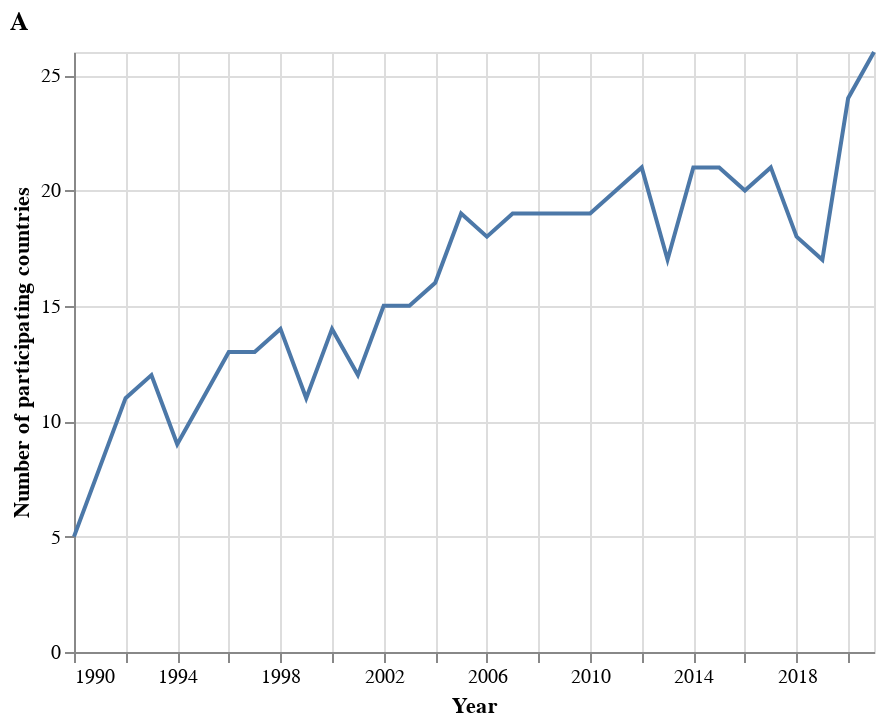

The notebook cell saved with this chart:
### Code cell
source = cntry_num_by_year

alt.Chart(source).mark_line().encode(
    x='Year:T',
    y=alt.Y(
        'Number of participating countries',
    )
).properties(
    title = 'A'
).configure_title(
    anchor='start',  
)

### Figure 1 — Vega-Lite specification as saved in the notebook (floating-point values rounded to 4 significant figures)
{"config": {"view": {"continuousWidth": 400, "continuousHeight": 300}, "title": {"anchor": "start"}}, "data": {"name": "data-081a37db6bfaf91777c7255d4ac745af"}, "mark": "line", "encoding": {"x": {"field": "Year", "type": "temporal"}, "y": {"field": "Number of participating countries", "type": "quantitative"}}, "title": "A", "$schema": "https://vega.github.io/schema/vega-lite/v4.17.0.json", "datasets": {"data-081a37db6bfaf91777c7255d4ac745af": [{"Year": "1990-01-01T00:00:00", "Number of participating countries": 5}, {"Year": "1991-01-01T00:00:00", "Number of participating countries": 8}, {"Year": "1992-01-01T00:00:00", "Number of participating countries": 11}, {"Year": "1993-01-01T00:00:00", "Number of participating countries": 12}, {"Year": "1994-01-01T00:00:00", "Number of participating countries": 9}, {"Year": "1995-01-01T00:00:00", "Number of participating countries": 11}, {"Year": "1996-01-01T00:00:00", "Number of participating countries": 13}, {"Year": "1997-01-01T00:00:00", "Number of participating countries": 13}, {"Year": "1998-01-01T00:00:00", "Number of participating countries": 14}, {"Year": "1999-01-01T00:00:00", "Number of participating countries": 11}, {"Year": "2000-01-01T00:00:00", "Number of participating countries": 14}, {"Year": "2001-01-01T00:00:00", "Number of participating countries": 12}, {"Year": "2002-01-01T00:00:00", "Number of participating countries": 15}, {"Year": "2003-01-01T00:00:00", "Number of participating countries": 15}, {"Year": "2004-01-01T00:00:00", "Number of participating countries": 16}, {"Year": "2005-01-01T00:00:00", "Number of participating countries": 19}, {"Year": "2006-01-01T00:00:00", "Number of participating countries": 18}, {"Year": "2007-01-01T00:00:00", "Number of participating countries": 19}, {"Year": "2008-01-01T00:00:00", "Number of participating countries": 19}, {"Year": "2009-01-01T00:00:00", "Number of participating countries": 19}, {"Year": "2010-01-01T00:00:00", "Number of participating countries": 19}, {"Year": "2011-01-01T00:00:00", "Number of participating countries": 20}, {"Year": "2012-01-01T00:00:00", "Number of participating countries": 21}, {"Year": "2013-01-01T00:00:00", "Number of participating countries": 17}, {"Year": "2014-01-01T00:00:00", "Number of participating countries": 21}, {"Year": "2015-01-01T00:00:00", "Number of participating countries": 21}, {"Year": "2016-01-01T00:00:00", "Number of participating countries": 20}, {"Year": "2017-01-01T00:00:00", "Number of participating countries": 21}, {"Year": "2018-01-01T00:00:00", "Number of participating countries": 18}, {"Year": "2019-01-01T00:00:00", "Number of participating countries": 17}, {"Year": "2020-01-01T00:00:00", "Number of participating countries": 24}, {"Year": "2021-01-01T00:00:00", "Number of participating countries": 26}]}}
